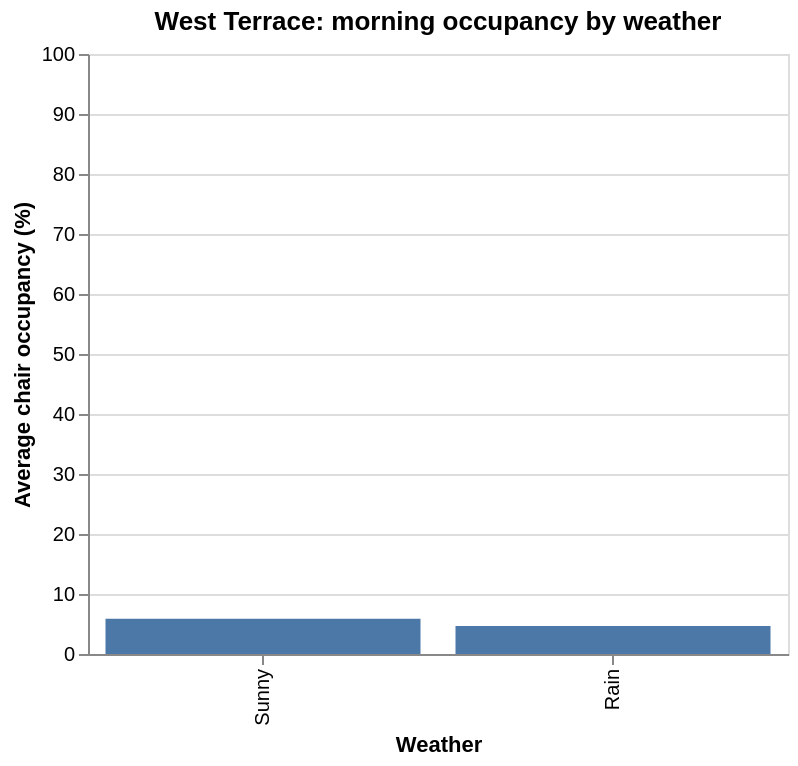

Notebook code for this chart:
### Code cell
subset = data[
    (data["location_label"] == "West Terrace")
    & (data["time_of_day"] == "Morning")
    & (data["weather"].isin(["Sunny", "Rain"]))
]

alt.Chart(subset).mark_bar().encode(
    x=alt.X("weather:N", title="Weather", sort=["Sunny", "Rain"]),
    y=alt.Y(
        "mean(chair_occupancy_pct):Q",
        title="Average chair occupancy (%)",
        scale=alt.Scale(domain=[0, 100])
    ),
    tooltip=[
        alt.Tooltip("mean(chair_occupancy_pct):Q", format=".1f"),
        alt.Tooltip("valid(chair_occupancy_pct):Q", title="Valid visits")
    ]
).properties(
    width=350,
    height=300,
    title="West Terrace: morning occupancy by weather"
)

### Figure 1 — Vega-Lite specification as saved in the notebook (floating-point values rounded to 4 significant figures)
{"config": {"view": {"continuousWidth": 300, "continuousHeight": 300}}, "data": {"name": "data-9f15865e19104765d2231a03c75d19da"}, "mark": {"type": "bar"}, "encoding": {"tooltip": [{"aggregate": "mean", "field": "chair_occupancy_pct", "format": ".1f", "type": "quantitative"}, {"aggregate": "valid", "field": "chair_occupancy_pct", "title": "Valid visits", "type": "quantitative"}], "x": {"field": "weather", "sort": ["Sunny", "Rain"], "title": "Weather", "type": "nominal"}, "y": {"aggregate": "mean", "field": "chair_occupancy_pct", "scale": {"domain": [0, 100]}, "title": "Average chair occupancy (%)", "type": "quantitative"}}, "height": 300, "title": "West Terrace: morning occupancy by weather", "width": 350, "$schema": "https://vega.github.io/schema/vega-lite/v6.4.1.json", "datasets": {"data-9f15865e19104765d2231a03c75d19da": [{"visit_id": 11, "location": "west_terrace", "date": "9/29/2026", "day": "Tuesday", "time": "9:07", "time_of_day": "Morning", "semester_week": 6, "temperature": 63, "temp_bucket": 60, "weather": "Sunny", "total_chairs": 128, "total_tables": 37, "occupied_chairs": 31, "available_chairs": 97, "occupied_tables": 25.0, "available_tables": 12.0, "chair_occupancy_pct": 24.22, "table_occupancy_pct": 67.57, "location_label": "West Terrace", "space_type": "outdoor", "session_id": "9/29/2026 Morning", "table_chair_gap": 43.35, "people_per_table": 1.24, "has_open_table": 1.0}, {"visit_id": 25, "location": "west_terrace", "date": "9/30/2026", "day": "Wednesday", "time": "8:54", "time_of_day": "Morning", "semester_week": 6, "temperature": 62, "temp_bucket": 60, "weather": "Rain", "total_chairs": 128, "total_tables": 37, "occupied_chairs": 4, "available_chairs": 124, "occupied_tables": 4.0, "available_tables": 33.0, "chair_occupancy_pct": 3.125, "table_occupancy_pct": 10.81, "location_label": "West Terrace", "space_type": "outdoor", "session_id": "9/30/2026 Morning", "table_chair_gap": 7.686, "people_per_table": 1.0, "has_open_table": 1.0}, {"visit_id": 40, "location": "west_terrace", "date": "10/1/2026", "day": "Thursday", "time": "8:18", "time_of_day": "Morning", "semester_week": 6, "temperature": 66, "temp_bucket": 60, "weather": "Rain", "total_chairs": 128, "total_tables": 37, "occupied_chairs": 8, "available_chairs": 120, "occupied_tables": 3.0, "available_tables": 34.0, "chair_occupancy_pct": 6.25, "table_occupancy_pct": 8.108, "location_label": "West Terrace", "space_type": "outdoor", "session_id": "10/1/2026 Morning", "table_chair_gap": 1.858, "people_per_table": 2.667, "has_open_table": 1.0}, {"visit_id": 75, "location": "west_terrace", "date": "10/5/2026", "day": "Monday", "time": "9:00", "time_of_day": "Morning", "semester_week": 7, "temperature": 58, "temp_bucket": 50, "weather": "Sunny", "total_chairs": 128, "total_tables": 37, "occupied_chairs": 4, "available_chairs": 124, "occupied_tables": 4.0, "available_tables": 33.0, "chair_occupancy_pct": 3.125, "table_occupancy_pct": 10.81, "location_label": "West Terrace", "space_type": "outdoor", "session_id": "10/5/2026 Morning", "table_chair_gap": 7.686, "people_per_table": 1.0, "has_open_table": 1.0}, {"visit_id": 89, "location": "west_terrace", "date": "10/6/2026", "day": "Tuesday", "time": "8:58", "time_of_day": "Morning", "semester_week": 7, "temperature": 58, "temp_bucket": 50, "weather": "Sunny", "total_chairs": 128, "total_tables": 37, "occupied_chairs": 1, "available_chairs": 127, "occupied_tables": 1.0, "available_tables": 36.0, "chair_occupancy_pct": 0.7812, "table_occupancy_pct": 2.703, "location_label": "West Terrace", "space_type": "outdoor", "session_id": "10/6/2026 Morning", "table_chair_gap": 1.921, "people_per_table": 1.0, "has_open_table": 1.0}, {"visit_id": 103, "location": "west_terrace", "date": "10/7/2026", "day": "Wednesday", "time": "8:57", "time_of_day": "Morning", "semester_week": 7, "temperature": 63, "temp_bucket": 60, "weather": "Sunny", "total_chairs": 128, "total_tables": 37, "occupied_chairs": 4, "available_chairs": 124, "occupied_tables": 4.0, "available_tables": 33.0, "chair_occupancy_pct": 3.125, "table_occupancy_pct": 10.81, "location_label": "West Terrace", "space_type": "outdoor", "session_id": "10/7/2026 Morning", "table_chair_gap": 7.686, "people_per_table": 1.0, "has_open_table": 1.0}, {"visit_id": 124, "location": "west_terrace", "date": "10/8/2026", "day": "Thursday", "time": "8:51", "time_of_day": "Morning", "semester_week": 7, "temperature": 58, "temp_bucket": 50, "weather": "Sunny", "total_chairs": 128, "total_tables": 37, "occupied_chairs": 4, "available_chairs": 124, "occupied_tables": 4.0, "available_tables": 33.0, "chair_occupancy_pct": 3.125, "table_occupancy_pct": 10.81, "location_label": "West Terrace", "space_type": "outdoor", "session_id": "10/8/2026 Morning", "table_chair_gap": 7.686, "people_per_table": 1.0, "has_open_table": 1.0}, {"visit_id": 146, "location": "west_terrace", "date": "10/13/2026", "day": "Tuesday", "time": "8:47", "time_of_day": "Morning", "semester_week": 8, "temperature": 70, "temp_bucket": 70, "weather": "Sunny", "total_chairs": 128, "total_tables": 37, "occupied_chairs": 5, "available_chairs": 123, "occupied_tables": 4.0, "available_tables": 33.0, "chair_occupancy_pct": 3.906, "table_occupancy_pct": 10.81, "location_label": "West Terrace", "space_type": "outdoor", "session_id": "10/13/2026 Morning", "table_chair_gap": 6.905, "people_per_table": 1.25, "has_open_table": 1.0}, {"visit_id": 153, "location": "west_terrace", "date": "10/19/2026", "day": "Monday", "time": "8:51", "time_of_day": "Morning", "semester_week": 9, "temperature": 53, "temp_bucket": 50, "weather": "Sunny", "total_chairs": 128, "total_tables": 37, "occupied_chairs": 5, "available_chairs": 123, "occupied_tables": 4.0, "available_tables": 33.0, "chair_occupancy_pct": 3.906, "table_occupancy_pct": 10.81, "location_label": "West Terrace", "space_type": "outdoor", "session_id": "10/19/2026 Morning", "table_chair_gap": 6.905, "people_per_table": 1.25, "has_open_table": 1.0}, {"visit_id": 167, "location": "west_terrace", "date": "10/21/2026", "day": "Wednesday", "time": "8:53", "time_of_day": "Morning", "semester_week": 9, "temperature": 57, "temp_bucket": 50, "weather": "Sunny", "total_chairs": 128, "total_tables": 37, "occupied_chairs": 6, "available_chairs": 122, "occupied_tables": 4.0, "available_tables": 33.0, "chair_occupancy_pct": 4.688, "table_occupancy_pct": 10.81, "location_label": "West Terrace", "space_type": "outdoor", "session_id": "10/21/2026 Morning", "table_chair_gap": 6.123, "people_per_table": 1.5, "has_open_table": 1.0}]}}
